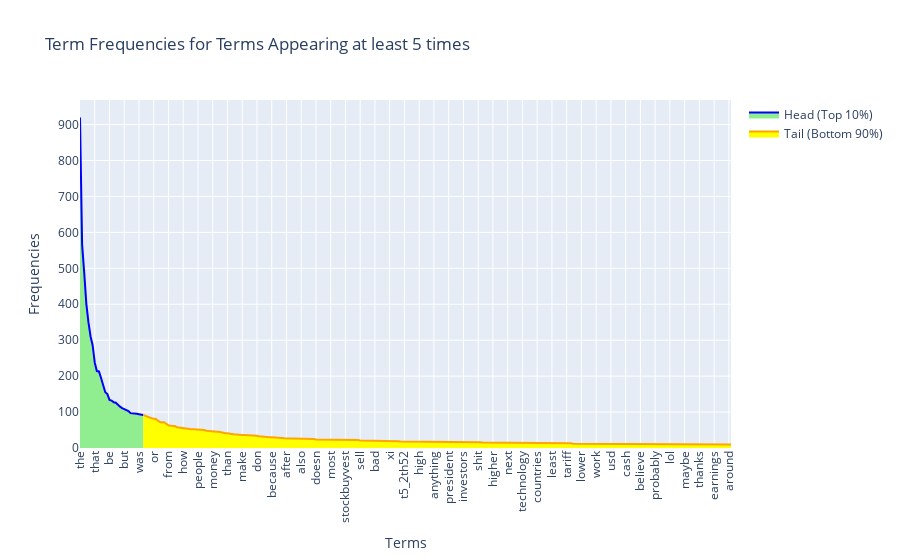

The cell this chart's notebook holds for it:
### Code cell
# EX14 按大小排列並做長尾曲線圖
df_index = np.where(term_freq >= 10)[0] # 10只是個範例，可以根據需求調整
term_freq_df = pd.DataFrame({'term': count_vect.get_feature_names_out()[df_index], 'frequency': term_freq[df_index]})
term_freq_df = term_freq_df.sort_values(by='frequency', ascending=False).reset_index(drop=True)
# 定義分界點
head_tail_point = int(len(term_freq_df) * 0.1)  # 例如前10%為head
fig = go.Figure()
# draw head and tail with different colors
# head: lightgreen, blue line
fig.add_trace(go.Scatter(x=term_freq_df['term'][:head_tail_point], 
                         y=term_freq_df['frequency'][:head_tail_point],
                         mode='lines',
                         fill='tozeroy',
                         fillcolor='lightgreen',
                         name='Head (Top 10%)',
                         marker=dict(color='blue', size=8)))
# tail: yellow, orange line
fig.add_trace(go.Scatter(x=term_freq_df['term'][head_tail_point-1:],
                         y=term_freq_df['frequency'][head_tail_point-1:],
                         mode='lines',
                         fill='tozeroy',
                         fillcolor='yellow',
                         name='Tail (Bottom 90%)',
                         marker=dict(color='orange', size=6, opacity=0.5)))
fig.update_layout(title='Term Frequencies for Terms Appearing at least 5 times',
                  xaxis_title='Terms', yaxis_title='Frequencies', xaxis_tickangle=-90)
fig.show()

### Figure 1 — Plotly figure (JSON) as saved in the notebook; plotly's stock layout.template omitted (floating-point values rounded to 4 significant figures; data arrays with more than 128 entries replaced by an {"elided": "..."} marker saying what was removed)
{"data": [{"fill": "tozeroy", "fillcolor": "lightgreen", "marker": {"color": "blue", "size": 8}, "mode": "lines", "name": "Head (Top 10%)", "type": "scatter", "x": ["the", "to", "and", "is", "it", "of", "in", "that", "for", "this", "you", "on", "are", "they", "be", "he", "will", "with", "if", "as", "market", "but", "not", "so", "all", "have", "us", "just", "was", "trump", "at"], "y": [920, 566, 488, 402, 350, 311, 286, 238, 214, 213, 195, 171, 155, 150, 134, 132, 127, 126, 119, 115, 111, 108, 107, 103, 97, 97, 96, 95, 94, 92, 92]}, {"fill": "tozeroy", "fillcolor": "yellow", "marker": {"color": "orange", "opacity": 0.5, "size": 6}, "mode": "lines", "name": "Tail (Bottom 90%)", "type": "scatter", "x": {"elided": "280 str values"}, "y": {"elided": "280 int values"}}], "layout": {"title": {"text": "Term Frequencies for Terms Appearing at least 5 times"}, "xaxis": {"tickangle": -90, "title": {"text": "Terms"}}, "yaxis": {"title": {"text": "Frequencies"}}}}
